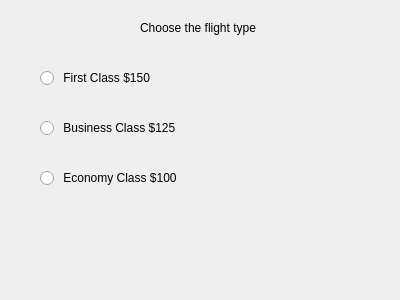
<?xml version="1.0" encoding="UTF-8"?>
<ui version="4.0">
 <class>Dialog</class>
 <widget class="QDialog" name="Dialog">
  <property name="geometry">
   <rect>
    <x>0</x>
    <y>0</y>
    <width>400</width>
    <height>300</height>
   </rect>
  </property>
  <property name="windowTitle">
   <string>Dialog</string>
  </property>
  <widget class="QLabel" name="label">
   <property name="geometry">
    <rect>
     <x>140</x>
     <y>20</y>
     <width>151</width>
     <height>16</height>
    </rect>
   </property>
   <property name="text">
    <string>Choose the flight type</string>
   </property>
  </widget>
  <widget class="QLabel" name="labelFare">
   <property name="geometry">
    <rect>
     <x>110</x>
     <y>240</y>
     <width>201</width>
     <height>31</height>
    </rect>
   </property>
   <property name="text">
    <string/>
   </property>
  </widget>
  <widget class="QRadioButton" name="radioButtonFirstClass">
   <property name="geometry">
    <rect>
     <x>40</x>
     <y>70</y>
     <width>151</width>
     <height>16</height>
    </rect>
   </property>
   <property name="text">
    <string> First Class $150</string>
   </property>
  </widget>
  <widget class="QRadioButton" name="radioButtonBusinessClass">
   <property name="geometry">
    <rect>
     <x>40</x>
     <y>120</y>
     <width>141</width>
     <height>16</height>
    </rect>
   </property>
   <property name="text">
    <string> Business Class $125</string>
   </property>
  </widget>
  <widget class="QRadioButton" name="radioButtonEconomyClass">
   <property name="geometry">
    <rect>
     <x>40</x>
     <y>170</y>
     <width>161</width>
     <height>16</height>
    </rect>
   </property>
   <property name="text">
    <string> Economy Class $100</string>
   </property>
  </widget>
 </widget>
 <resources/>
 <connections/>
</ui>
